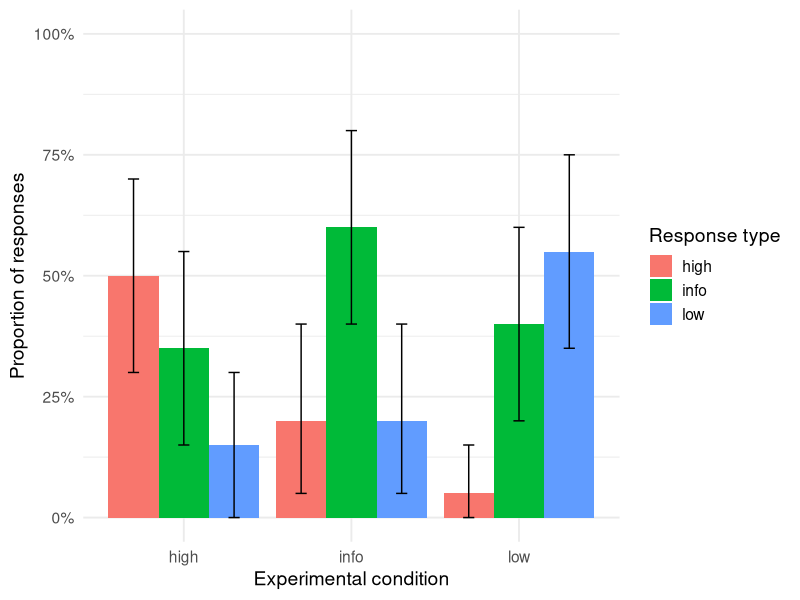

The R script that drew this image:
## ---- chunk 1
library(ggplot2)
library(dplyr)
library(tidyr)
## ---- chunk 2
data <- read.csv("../../data/data_listenerside/data.csv")
## ---- chunk 3
num_participants <- data %>% distinct(submission_id)
## ---- chunk 4

experiment_condition <- c("high", "info", "low")

data <- data %>%
  mutate(condition = factor(condition, levels = experiment_condition)) %>%
  filter(!is.na(response)) %>%
  filter(condition %in% experiment_condition)


response_code <- c(
  "Student"   = "low",
  "Teacher"   = "high",
  "Principal" = "info"
)

data <- data %>%
  mutate(
    response_condition = response_code[response],
    response_condition = factor(response_condition,
                                levels = experiment_condition)
  )

descriptive_summary <- data %>%
  group_by(condition, response_condition) %>%
  summarise(
    n = n(),
    .groups = "drop"
  ) %>%
  group_by(condition) %>%
  mutate(
    proportion = n / sum(n)
  ) %>%
  ungroup()

descriptive_summary
## ---- chunk 5
descriptive_wide <- descriptive_summary %>%
  select(condition, response_condition, proportion) %>%
  pivot_wider(
    names_from  = response_condition,
    values_from = proportion,
    values_fill = 0
  )

descriptive_wide
## ---- chunk 6
# all responses mapped?
sum(is.na(data$response_condition))

# proportions sum to 1?
descriptive_summary %>%
  group_by(condition) %>%
  summarise(sum_prop = sum(proportion))
## ---- chunk 7
# df must have a column `response_condition` (factor or character)
bootstrap_props_one_condition <- function(df, B = 2000, level = 0.95) {
  # Ensure factor with stable levels
  res_levels <- levels(df$response_condition)
  if (is.null(res_levels)) {
    res_levels <- sort(unique(df$response_condition))
    df <- df %>% mutate(response_condition = factor(response_condition,
                                                    levels = res_levels))
  }
  
  boot_mat <- replicate(B, {
    idx <- sample(seq_len(nrow(df)), replace = TRUE)
    tab <- table(df$response_condition[idx])
    # ensure all levels present
    tab_full <- tab[res_levels]
    tab_full[is.na(tab_full)] <- 0
    as.numeric(tab_full) / length(idx)
  })
  
  alpha <- (1 - level) / 2
  ci_low  <- apply(boot_mat, 1, quantile, probs = alpha)
  ci_high <- apply(boot_mat, 1, quantile, probs = 1 - alpha)
  prop_emp <- as.numeric(table(df$response_condition)[res_levels]) / nrow(df)
  
  tibble(
    response_condition = factor(res_levels, levels = res_levels),
    proportion         = prop_emp,
    ci_low             = ci_low,
    ci_high            = ci_high
  )
}

boot_descriptive <- data %>%
  group_by(condition) %>%
  group_modify(~ bootstrap_props_one_condition(.x)) %>%
  ungroup()

boot_descriptive

ggplot(boot_descriptive,
       aes(x = condition,
           y = proportion,
           fill = response_condition)) +
  geom_col(position = position_dodge(width = 0.9)) +
  geom_errorbar(
    aes(ymin = ci_low, ymax = ci_high),
    position = position_dodge(width = 0.9),
    width = 0.2
  ) +
  scale_y_continuous(labels = scales::percent_format(accuracy = 1),
                     limits = c(0, 1)) +
  labs(
    x = "Experimental condition",
    y = "Proportion of responses",
    fill = "Response type"
  ) +
  theme_minimal(base_size = 14)
